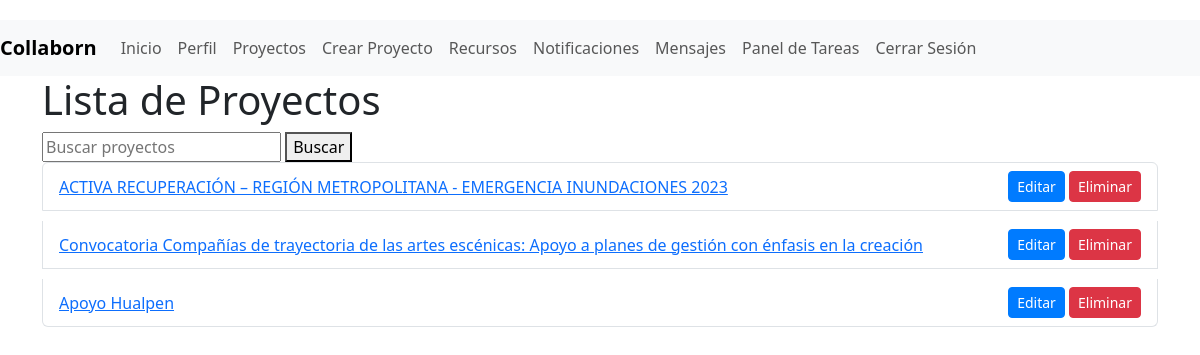
Before: /proyectos/ (signed in) with the older database file.
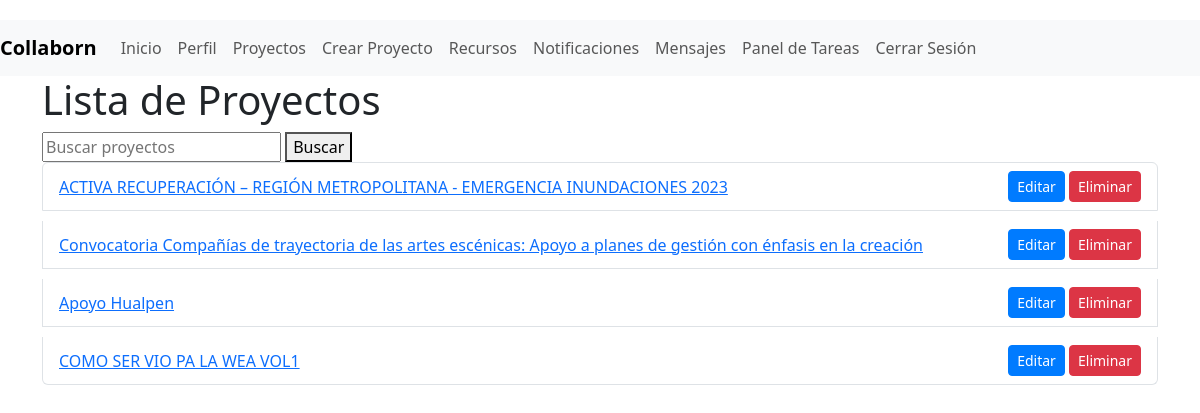
After: the same page with the newer database file.
### myapp/models.py (models this page shows, shortened)
class Proyecto(models.Model):
    nombre = models.CharField(max_length=200)
    descripcion = models.TextField()
    fecha_inicio = models.DateField()
    fecha_fin = models.DateField()
    creador = models.ForeignKey(User, related_name='proyectos_creados', on_delete=models.CASCADE)

### myapp/views.py (the view)
# urls.py: path('proyectos/', views.proyecto_list, name='proyecto_list'),
@login_required
def proyecto_list(request):
    query = request.GET.get('q')
    filter_by = request.GET.get('filter_by')
    proyectos = Proyecto.objects.all()
    if query:
        proyectos = proyectos.filter(
            Q(nombre__icontains=query) | Q(descripcion__icontains=query)
        )
    if filter_by:
        if filter_by == 'mis_proyectos':
            proyectos = proyectos.filter(creador=request.user)
    return render(request, 'myapp/proyecto_list.html', {'proyectos': proyectos})

### myapp/templates/myapp/proyecto_list.html (shortened to what this page needs)
{% extends 'myapp/base.html' %}
{% block content %}
<h1>Lista de Proyectos</h1>
<form method="get">
    <input type="text" name="q" placeholder="Buscar proyectos" value="{{ request.GET.q }}">
    <button type="submit">Buscar</button>
</form>
<ul class="list-group">
    {% for proyecto in proyectos %}
    <li class="list-group-item d-flex justify-content-between align-items-center">
        <a href="{% url 'proyecto_detail' proyecto.id %}">{{ proyecto.nombre }}</a>
        <span>
            <a href="{% url 'proyecto_edit' proyecto.id %}" class="btn btn-primary btn-sm">Editar</a>
            <a href="{% url 'proyecto_delete' proyecto.id %}" class="btn btn-danger btn-sm">Eliminar</a>
        </span>
    </li>
    {% endfor %}
</ul>
{% endblock %}

Changed rows visible on the page:
added Proyecto: nombre "COMO SER VIO PA LA WEA VOL1"
